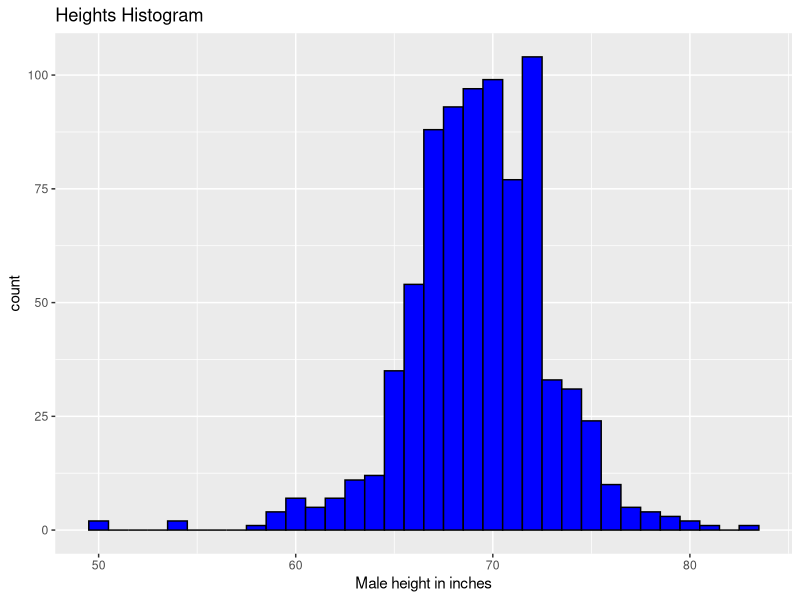

R code for this plot:
library(dslabs)
library(tidyverse)
library(ggrepel)
library(ggthemes)
data(heights)

p <- heights %>% filter(sex=="Male") %>% ggplot(aes(x=height))
p + geom_histogram(binwidth = 1,fill="blue",color="black") +
  xlab("Male height in inches") +
  ggtitle("Heights Histogram")
